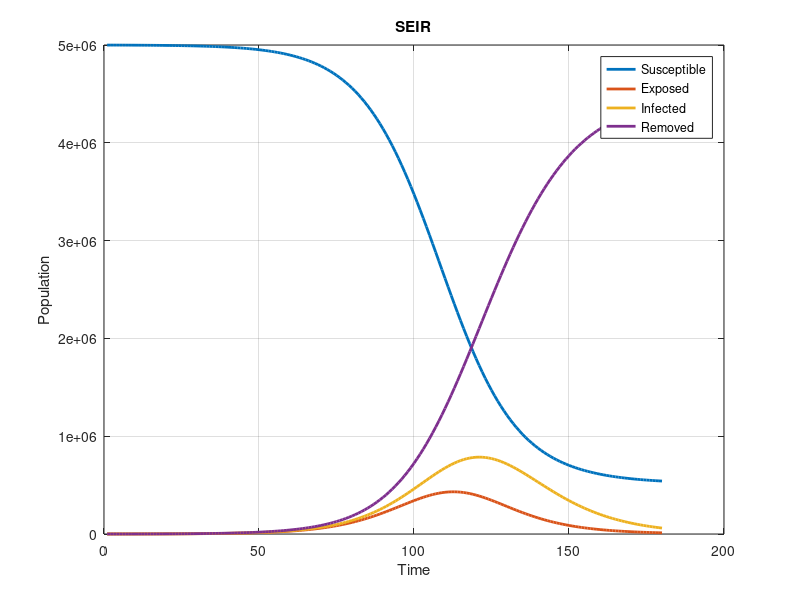

This figure's MATLAB source:

t = 180; 

R0 = 2.5;
N = 5*10^6;
alpha = 0.2;
gamma = 0.1;
beta = R0 *gamma;


S = zeros(t,1);
E = zeros(t,1);
I = zeros(t,1);
R = zeros(t,1);

R(1) = 0;
I(1) = 40;
E(1) = 20*I(1);
S(1) = N-I(1)-E(1)-R(1);

for i = 2:t
    S(i) = S(i-1) - beta*I(i-1)*S(i-1)/N;
    E(i) = E(i-1) + beta*I(i-1)*S(i-1)/N - alpha*E(i-1);
    I(i) = I(i-1) + alpha*E(i-1) - gamma*I(i-1);
    R(i) = R(i-1) + gamma*I(i-1);
    
end

plot(1:t,S,'LineWidth',2)
hold on
plot(1:t,E,'LineWidth',2)
hold on
plot(1:t,I,'LineWidth',2)
hold on
plot(1:t,R,'LineWidth',2)
grid on


title('SEIR')
legend("Susceptible","Exposed","Infected","Removed")
xlabel("Time")
ylabel("Population")